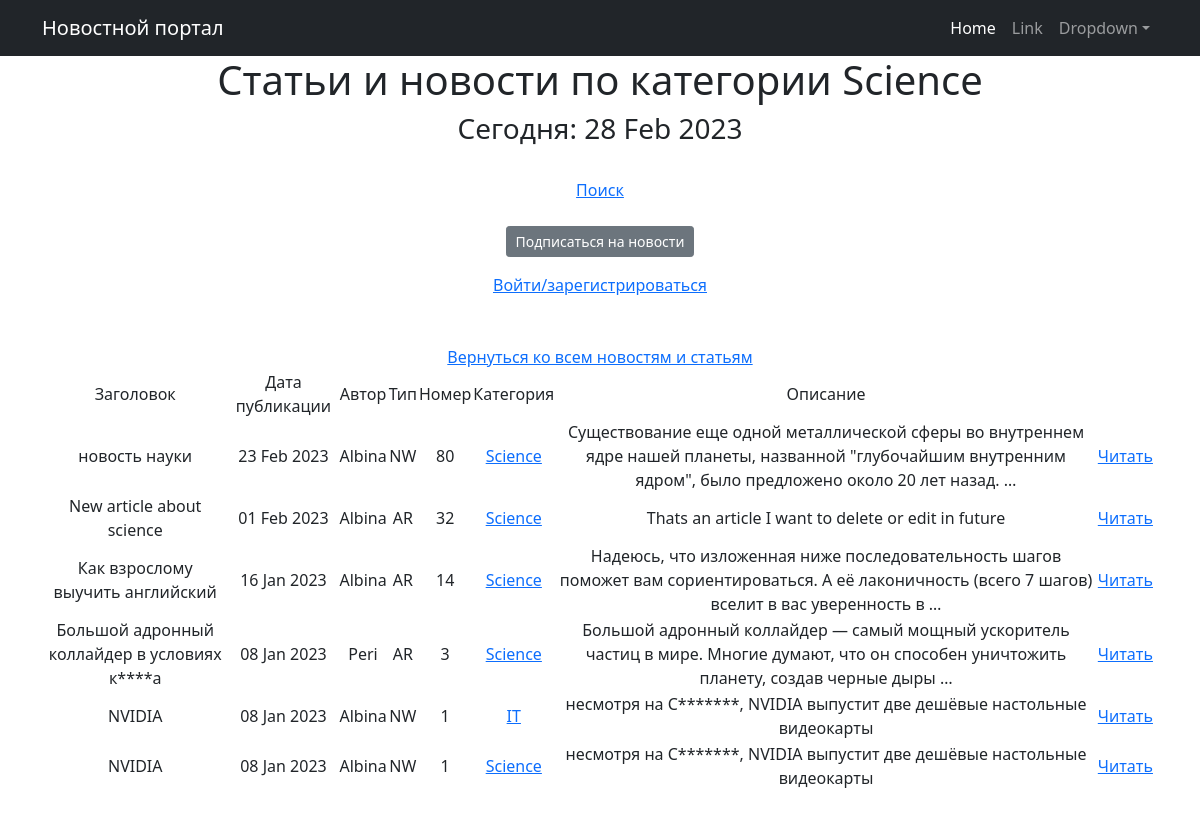
The app's page /news/categories/2/ with its own data.
### news/models.py (models this page shows, shortened)
class Category(models.Model):
    name = models.CharField(max_length=64, unique=True)
    subscribers = models.ManyToManyField(User, related_name='categories')
    class Meta:
        verbose_name = 'Category'
        verbose_name_plural = 'Categories'

class Post(models.Model):
    author = models.ForeignKey(Author, on_delete=models.CASCADE)
    NEWS = 'NW'
    ARTICLE = 'AR'
    CATEGORY_CHOICES = (
        (NEWS, 'Новость'),
        (ARTICLE, 'Статья'),
    )
    categoryType = models.CharField(max_length=2, choices=CATEGORY_CHOICES, default=ARTICLE)
    dateCreation = models.DateTimeField(auto_now_add=True)
    postCategory = models.ManyToManyField(Category, through='PostCategory')
    title = models.CharField(max_length=128)
    text = models.TextField()
    rating = models.SmallIntegerField(default=0)

class Author(models.Model):
    authorUser = models.OneToOneField(User, on_delete=models.CASCADE)
    ratingAuthor = models.SmallIntegerField(default=0)
    def __str__(self):
        return f'{self.authorUser.username}'

### news/views.py (the view)
# urls.py: path('categories/<int:pk>/', CategoryListView.as_view(), name='category_list'),
class CategoryListView(ListView):
    model = Post
    template_name = 'category_list.html'
    context_object_name = 'category_news_list'
    def get_queryset(self):
        self.category = get_object_or_404(Category, id=self.kwargs['pk'])
        queryset = Post.objects.filter(postCategory=self.category).order_by('-dateCreation')
        return queryset
    def get_context_data(self, **kwargs):
        context = super().get_context_data(**kwargs)
        context['is_not_subscriber'] = self.request.user not in self.category.subscribers.all()
        context['category'] = self.category
        return context

### news/templatetags/custom_filters.py (called while the page is built)
@register.filter()
def censor(value):
    censor_replace = str(value)
    for key in censored_words.keys():
        censor_replace = censor_replace.replace(key, censored_words[key])
    return censor_replace

### news/templatetags/custom_tags.py (called while the page is built)
@register.simple_tag()
def current_time(format_string='%d %b %Y'):
   return datetime.utcnow().strftime(format_string)

### templates/category_list.html (shortened to what this page needs)
{% extends 'flatpages/default.html' %}
{% load custom_filters %}
{% load custom_tags %}
{% block content %}
   <h1>Статьи и новости по категории {{category.name}}</h1>
   <h3>Сегодня: {% current_time '%d %b %Y' %}</h3>
<br>
<a href="{% url 'search' %}">Поиск</a><br><br>
{% if is_not_subscriber %}
<p class="text-center"><a href ='{% url "subscribe" category.id %}' class="btn btn-secondary btn-sm">Подписаться на новости</a></p>
{% else %}
<p class="text-center"><a href ='{% url "unsubscribe" category.id %}' class="btn btn-secondary btn-sm"> Отписаться от рассылки по данной категории</a></p>
{% endif %}
{% if user.is_authenticated %}
<a href="{% url 'logout' %}">Выйти из аккаунта</a><br><br><br>
{% else %}
<a href="{% url 'login' %}">Войти/зарегистрироваться</a><br><br><br>
{% endif %}
<a href="{% url 'news' %}">Вернуться ко всем новостям и статьям</a><br>
       <table>
           <tr>
               <td>   Заголовок   </td>
               <td>   Дата публикации   </td>
               <td>   Автор   </td>
               <td>   Тип   </td>
               <td>   Номер   </td>
               <td>   Категория   </td>
               <td>  Описание   </td>
           </tr>
           {% for post in category_news_list %}
           {% for category in post.postCategory.all %}
           <tr>
               <td>{{ post.title|censor }}</td>
               <td>{{ post.dateCreation|date:'d M Y' }}</td>
               <td>{{ post.author }}</td>
               <td>{{ post.categoryType }}</td>
               <td>{{ post.pk }}</td>
               <td>
                   <a href = "{% url 'category_list' category.id %}">{{ category.name }}<a>
               </td>
               <td>{{ post.text|truncatewords:20|censor }}</td>
               <td><a href='{% url 'post_detail' post.id %}'>Читать</a></td>
               <td>
               </td>
               <td>
               </td>
           </tr>
           {% endfor %}
           {% endfor %}
       </table>
<br>
<br><br><br>
{% endblock content %}

### records on screen
Category: name "Science"
Post: title|censor "новость науки", dateCreation "23 Feb 2023", author "Albina", categoryType "NW", pk "80", text|censor "Существование еще одной металлической сферы во внутреннем ядре нашей планеты, названной \"глубочайшим внутренним ядром\", было предложено около 20 лет назад. …"
Post: title|censor "New article about science", dateCreation "01 Feb 2023", author "Albina", categoryType "AR", pk "32", text|censor "Thats an article I want to delete or edit in future"
Post: title|censor "Как взрослому выучить английский", dateCreation "16 Jan 2023", author "Albina", categoryType "AR", pk "14", text|censor "Надеюсь, что изложенная ниже последовательность шагов поможет вам сориентироваться. А её лаконичность (всего 7 шагов) вселит в вас уверенность в …"
Post: title|censor "Большой адронный коллайдер в условиях к****а", dateCreation "08 Jan 2023", author "Peri", categoryType "AR", pk "3", text|censor "Большой адронный коллайдер — самый мощный ускоритель частиц в мире. Многие думают, что он способен уничтожить планету, создав черные дыры …"
Post: title|censor "NVIDIA", dateCreation "08 Jan 2023", author "Albina", categoryType "NW", pk "1", text|censor "несмотря на C*******, NVIDIA выпустит две дешёвые настольные видеокарты"
Category: name "IT"
